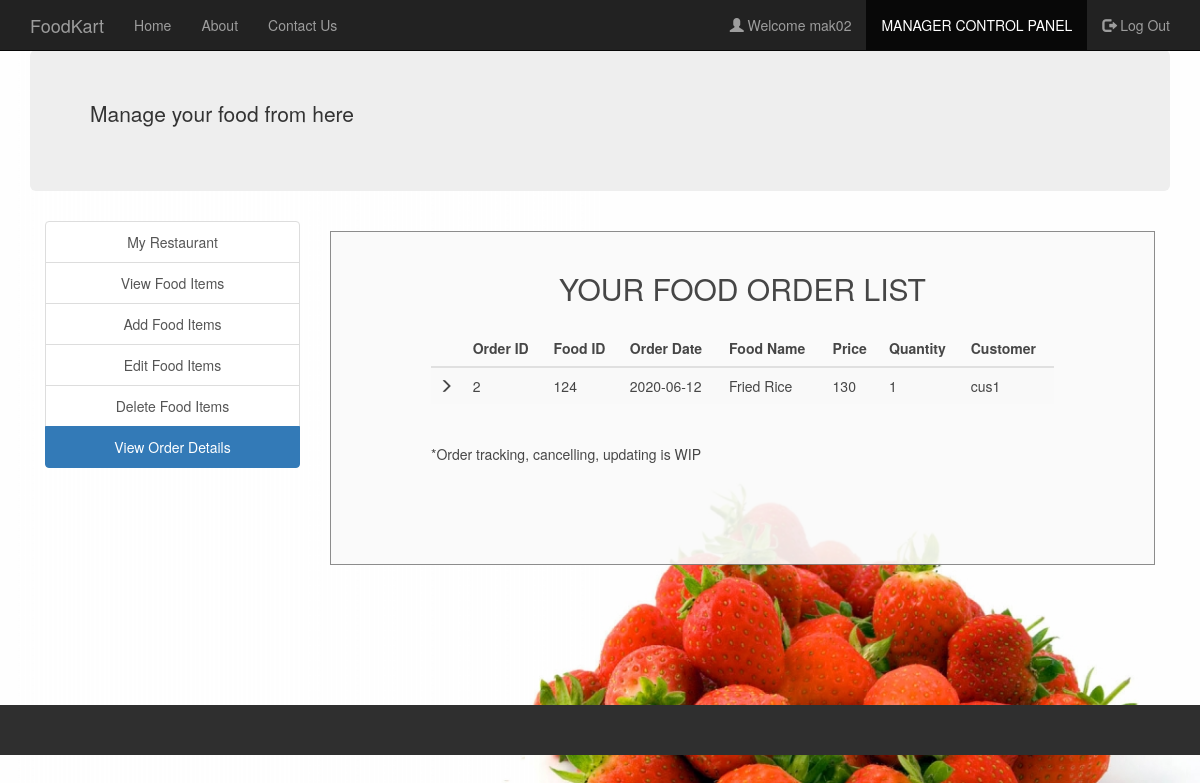
Page /view_order_details.php (signed in) on the committed database.
### tables this page shows
CREATE TABLE `manager` (
  `username` varchar(30) NOT NULL,
  `fullname` varchar(30) NOT NULL,
  `email` varchar(30) NOT NULL,
  `contact` varchar(30) NOT NULL,
  `address` varchar(50) NOT NULL,
  `password` varchar(30) NOT NULL
);

CREATE TABLE `orders` (
  `order_ID` int(30) NOT NULL,
  `F_ID` int(30) NOT NULL,
  `foodname` varchar(30) NOT NULL,
  `price` int(30) NOT NULL,
  `quantity` int(30) NOT NULL,
  `order_date` date NOT NULL,
  `username` varchar(30) NOT NULL,
  `R_ID` int(30) NOT NULL
);

### session_m.php (called while the page is built, shortened)
<?php
$conn = Connect();
$user_check=$_SESSION['login_user1'];
$query = "SELECT username FROM MANAGER WHERE username = '$user_check'";
$ses_sql = mysqli_query($conn, $query);
$row = mysqli_fetch_assoc($ses_sql);
$login_session =$row['username'];
?>

### view_order_details.php (the view, shortened to what this page needs)
<?php
include('session_m.php');
?>
<!DOCTYPE html>
<html>
  <head>
  </head>
  <link rel="stylesheet" type = "text/css" href ="css/view_order_details.css">
  <link rel="stylesheet" type = "text/css" href ="css/bootstrap.min.css">
  <body>
    <nav class="navbar navbar-inverse navbar-fixed-top navigation-clean-search" role="navigation">
      <div class="container">
        <div class="navbar-header">
          <a class="navbar-brand" href="index.php">FoodKart</a>
        </div>
        <div class="collapse navbar-collapse " id="myNavbar">
          <ul class="nav navbar-nav">
            <li><a href="index.php">Home</a></li>
            <li><a href="aboutus.php">About</a></li>
            <li><a href="contactus.php">Contact Us</a></li>
          </ul>
          <ul class="nav navbar-nav navbar-right">
            <li><a href="#"><span class="glyphicon glyphicon-user"></span> Welcome <?php echo $login_session; ?> </a></li>
            <li class="active"> <a href="managerlogin.php">MANAGER CONTROL PANEL</a></li>
            <li><a href="logout_m.php"><span class="glyphicon glyphicon-log-out"></span> Log Out </a></li>
          </ul>
        </div>
      </div>
    </nav>
<div class="container">
    <div class="jumbotron">
    <marquee><p>Manage your food from here</p></marquee>
    </div>
    </div>
<div class="container">
    	<div class="col-xs-3" style="text-align: center;">
    	<div class="list-group">
    		<a href="myrestaurant.php" class="list-group-item ">My Restaurant</a>
    		<a href="view_food_items.php" class="list-group-item">View Food Items</a>
    		<a href="add_food_items.php" class="list-group-item ">Add Food Items</a>
    		<a href="edit_food_items.php" class="list-group-item ">Edit Food Items</a>
    		<a href="delete_food_items.php" class="list-group-item ">Delete Food Items</a>
        <a href="view_order_details.php" class="list-group-item active">View Order Details</a>
    	</div>
    </div>
    <div class="col-xs-9">
      <div class="form-area" style="padding: 0px 100px 100px 100px;">
        <form action="" method="POST">
        <br style="clear: both">
          <h3 style="margin-bottom: 25px; text-align: center; font-size: 30px;"> YOUR FOOD ORDER LIST </h3>
<?php
$user_check=$_SESSION['login_user1'];
$sql = "SELECT * FROM orders o WHERE o.R_ID IN (SELECT r.R_ID FROM RESTAURANTS r WHERE r.M_ID='$user_check') ORDER BY order_date";
$result = mysqli_query($conn, $sql);
if (mysqli_num_rows($result) > 0)
{
  ?>
  <table class="table table-striped">
    <thead class="thead-dark">
      <tr>
        <th>  </th>
        <th> Order ID </th>
        <th> Food ID </th>
        <th> Order Date </th>
        <th> Food Name </th>
        <th> Price </th>
        <th> Quantity </th>
        <th> Customer </th>
      </tr>
    </thead>
    <?PHP
      while($row = mysqli_fetch_assoc($result)){
    ?>
  <tbody>
    <tr>
      <td> <span class="glyphicon glyphicon-menu-right"></span> </td>
      <td><?php echo $row["order_ID"]; ?></td>
      <td><?php echo $row["F_ID"]; ?></td>
      <td><?php echo $row["order_date"]; ?></td>
      <td><?php echo $row["foodname"]; ?></td>
      <td><?php echo $row["price"]; ?></td>
      <td><?php echo $row["quantity"]; ?></td>
      <td><?php echo $row["username"]; ?></td>
    </tr>
  </tbody>
  <?php } ?>
  </table>
    <br>
  <?php } else { ?>
  <h4><center>0 RESULTS</center> </h4>
  <?php } ?>
        *Order tracking, cancelling, updating is WIP
        </form>
        </div>
    </div>
</div>
<br>
<br>
<br>
<br>
  </body>
  <footer class="container-fluid bg-4 text-center">
  <br>
  <br>
  </footer>
</html>

### css/view_order_details.css (style rules this page uses)
body,html { height: 100%; }
body { padding-top: 50px; background-image: url('headerimg2.jpg'); background-repeat: repeat; background-size: 100%; }
.bg-4 { background-color: #2f2f2f; color: #ffffff; }
footer { display: block; }
.form-area { background-color: #FAFAFA; padding: 10px 40px 60px; margin: 10px 0px 60px; border: 1px solid GREY; opacity:0.9; }

### rows in the picture
manager: username "mak02"
orders: order_ID "2", F_ID "124", order_date "2020-06-12", foodname "Fried Rice", price "130", quantity "1", username "cus1"
